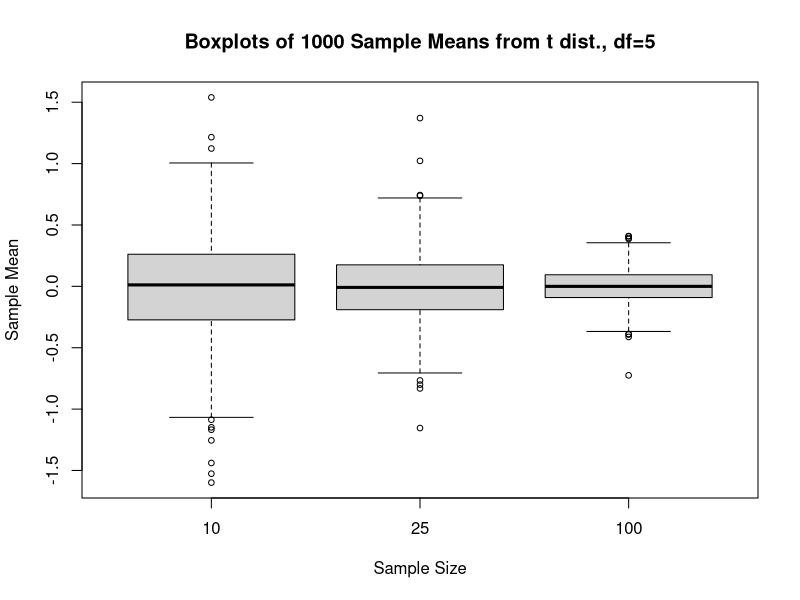
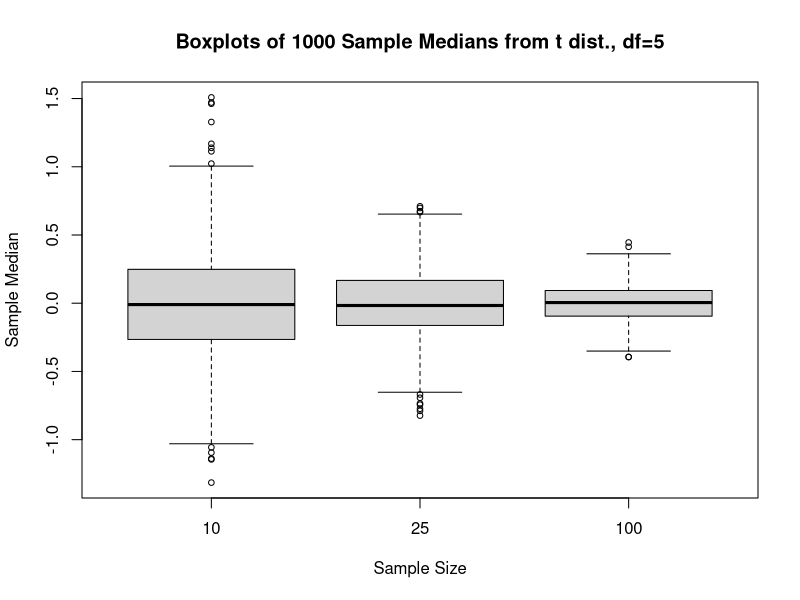
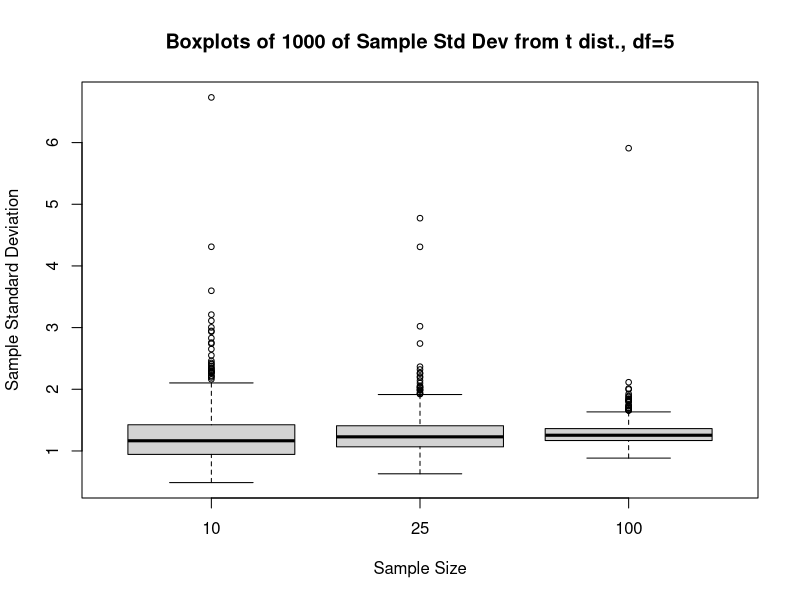

R code for these plots, in order:
r=1000

x =  rep(0,10)
m10 =  rep(0,r)
q10 =  rep(0,r)
sq = rep(0,r)
s10 = rep(0,r)
for (i in 1:r){
  x =  rt(10,5)
   m10[i] =  mean(x)
   q10[i] =  median(x)
   s10[i] =  sd(x)
}
    
x =  rep(0,25)
m25 =  rep(0,r)
q25 =  rep(0,r)
s2 = rep(0,r)
s25 = rep(0,r)
for (i in 1:r){
  x=  rt(25,5)
   m25[i] =  mean(x)
   q25[i] =  median(x)
   s25[i] =  sd(x)
}

x= rep(0,100)
m100 =  rep(0,r)
q100 =  rep(0,r)
sq = rep(0,r)
s100 = rep(0,r)
for (i in 1:r){
  x=  rt(100,5)
   m100[i] =  mean(x)
   q100[i] =  median(x)
  s100[i] =  sd(x)
}


outmean10 = c(mean(m10), mean(q10), mean(s10))
outmean25 = c(mean(m25), mean(q25), mean(s25))
outmean100 = c(mean(m100), mean(q100), mean(s100))
outmean = cbind(outmean10,outmean25,outmean100)
outmean
outsd10 = c(sd(m10), sd(q10), sd(s10))
outsd25 = c(sd(m25), sd(q25), sd(s25))
outsd100 = c(sd(m100), sd(q100), sd(s100))
outsd = cbind(outsd10,outsd25,outsd100)
outsd



#postscript("u:/meth1/psfiles/box1sampdistt5.ps",height=8,horizontal=F)

boxplot(m10,m25,m100,xlab="Sample Size",lab=c(10,10,7),
                  ylab="Sample Mean",
          main="Boxplots of 1000 Sample Means from t dist., df=5",
                  names=c("10","25","100"),cex=.75)  

 
#postscript("u:/meth1/psfiles/box2sampdistt5.ps",height=8,horizontal=F)
   
boxplot(q10,q25,q100,xlab="Sample Size",lab=c(10,10,7),
                  ylab="Sample Median",
          main="Boxplots of 1000 Sample Medians from t dist., df=5",
                  names=c("10","25","100"),cex=.75)   

  
#postscript("u:/meth1/psfiles/box3sampdistt5.ps",height=8,horizontal=F)

 
boxplot(s10,s25,s100,xlab="Sample Size",lab=c(10,10,7),
                  ylab="Sample Standard Deviation",
          main="Boxplots of 1000 of Sample Std Dev from t dist., df=5",
                  names=c("10","25","100"),cex=.75)      


#graphics.off()
